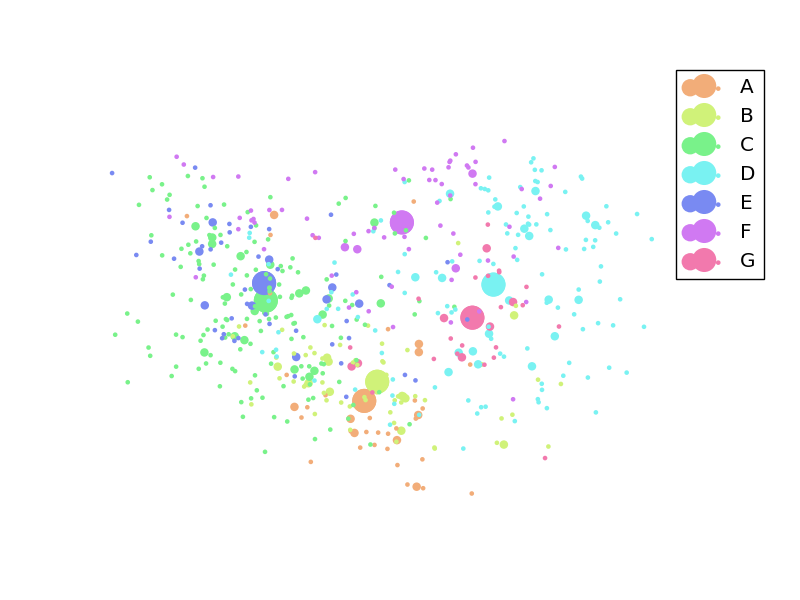
#> input picture topic_embedding/PNG/topic_lowD_embedding_ICA.png, 800 x 600 px
$ python -i lowD_embedding_tools.py   (imports and definitions only)
#> lines starting #> are read from the running program, lines starting #| are printed output that depends on the picture
import os
import pandas as pd
import json
import numpy as np
from scipy.sparse import csr_matrix, csc_matrix, lil_matrix, hstack, vstack
import copy
import re
from sklearn.feature_extraction.text import CountVectorizer, TfidfVectorizer
from sklearn.manifold import TSNE
from sklearn.decomposition import LatentDirichletAllocation
from sklearn.decomposition import PCA, IncrementalPCA, KernelPCA, FastICA
import sklearn.preprocessing
from scipy.spatial.distance import pdist, cdist, squareform
from scipy.stats.mstats import zscore
import matplotlib
import matplotlib.pyplot as plt
import time


# ========== load data csv ==========
def load_file(file_name):
    current_filepath = os.path.dirname(__file__)
    data_filepath = os.path.join(current_filepath, '../DATA/'+file_name)
    if file_name=='abstract_data.csv':
        with open(data_filepath) as datafile:
            data = pd.read_csv(datafile)
        # ========== remove duplicates ==========
        data.drop_duplicates(inplace=True)
        # ========== fields to keep ==========
        data = data[['topic', 'abstract','pres_title']]
        # get the 1,2,3 hierachy of the topics
        data['1'] = data.topic.str.extract('^\+\+(\w).*')
        data['2'] = data.topic.str.extract('^\+\+(\w\.\d\d).*')
        data['3'] = data.topic.str.extract('^\+\+(\w\.\d\d\.\w+).*')
        data.sort('3')
        # remove rows with nan topic
        data = data[data['1'].apply(lambda x: x is not np.nan)]
    elif file_name=='stopwords.txt':
        with open(data_filepath) as datafile:
            data = []
            for word in datafile.readlines():
                data.append(word)
    elif file_name == 'topic_list.csv':
        with open(data_filepath) as topicfile:
            data = pd.read_csv(topicfile)
    return(data)

# ---------- read topic info, and add full name to data ----------
def replace_topic_fullname(data):
    topic = load_file('topic_list.csv')

    data_fullname = copy.deepcopy(data)

    data1 = pd.merge(data,topic[['i','text']],how='left',left_on='1',right_on='i')
    data_fullname['1']=data1['text'].tolist()

    data2 = pd.merge(data,topic[['i','text']],how='left',left_on='2',right_on='i')
    data_fullname['2']=data2['text'].tolist()

    data3 = pd.merge(data,topic[['i','text']],how='left',left_on='3',right_on='i')
    data_fullname['3']=data3['text'].tolist()

    data_fullname = data_fullname[data_fullname['1'].apply(lambda x: x is not np.nan)]
    return [data_fullname, topic]


# ---------- get text feature ----------
# [163 lines left out: functions get_text_feature, group_mean_x, embed, embed_hierarchy, plot_embed_result, plot_embed_all_abstract and 6 more, not called in this run]

>>> import cv2
>>> picture = cv2.imread('PNG/topic_lowD_embedding_ICA.png', cv2.IMREAD_GRAYSCALE)
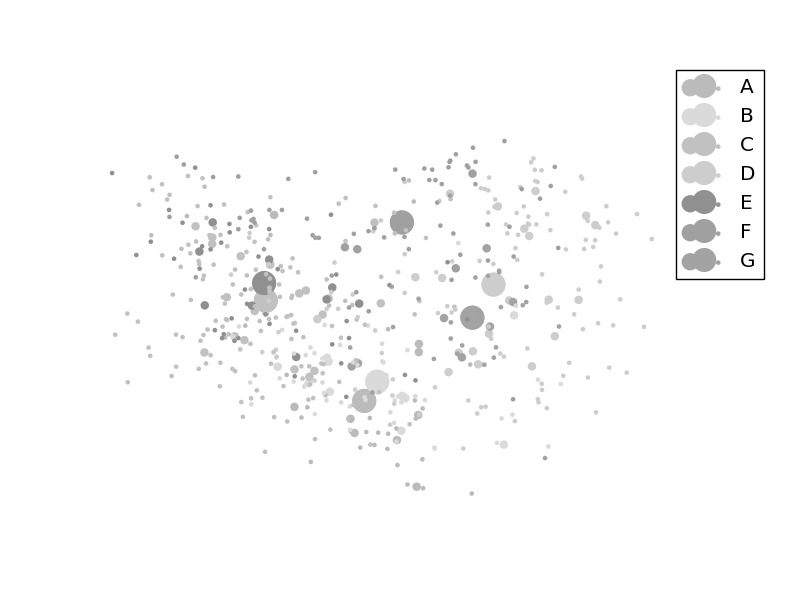
#> picture: shape (600, 800); min 0, max 255, mean 251.6
>>> result = replace_topic_fullname(picture)
#> (the run stopped early here; a loop or call above may not have finished)

$ run again, on topic_embedding/PNG/topic_lowD_embedding_KPCA.png
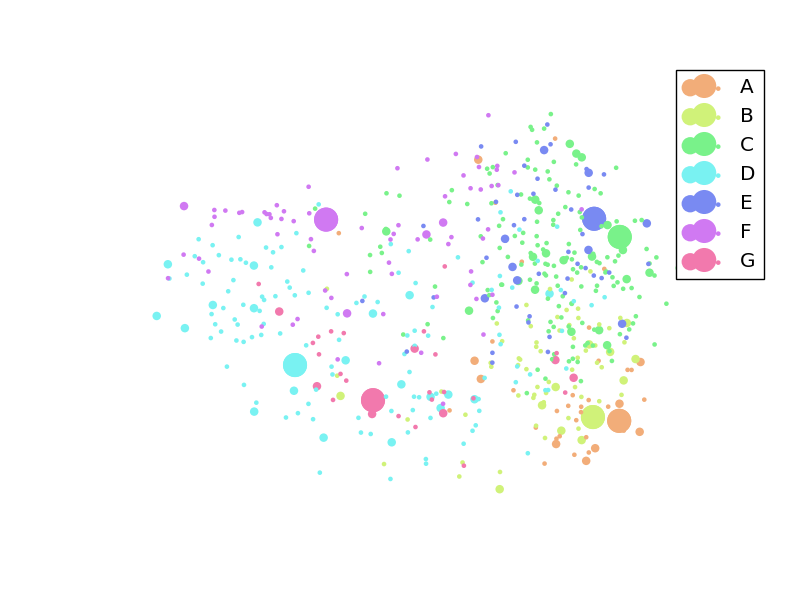
#> input picture topic_embedding/PNG/topic_lowD_embedding_KPCA.png, 800 x 600 px
#> `picture = cv2.imread('PNG/topic_lowD_embedding_ICA.png', cv2.IMREAD_GR..`:
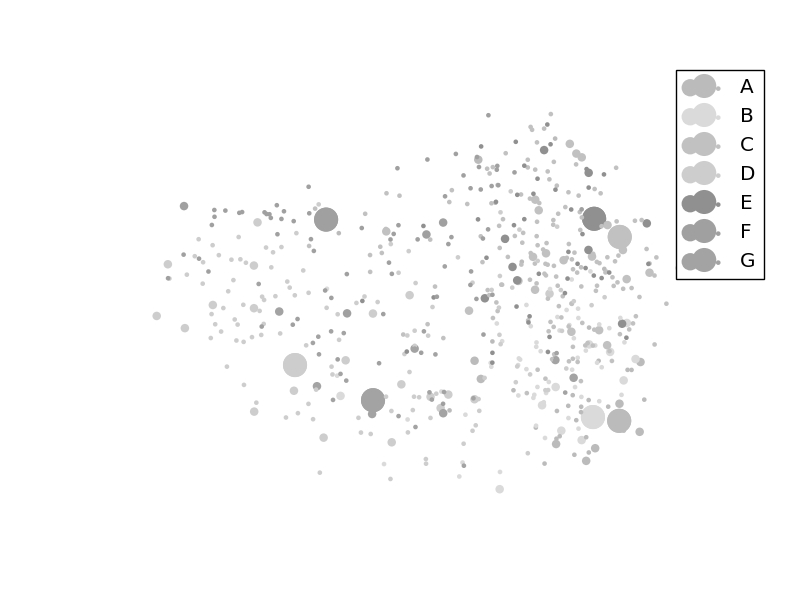
#> picture: shape (600, 800); min 0, max 255, mean 251.5

$ run again, on topic_embedding/PNG/topic_lowD_embedding_PCA.png
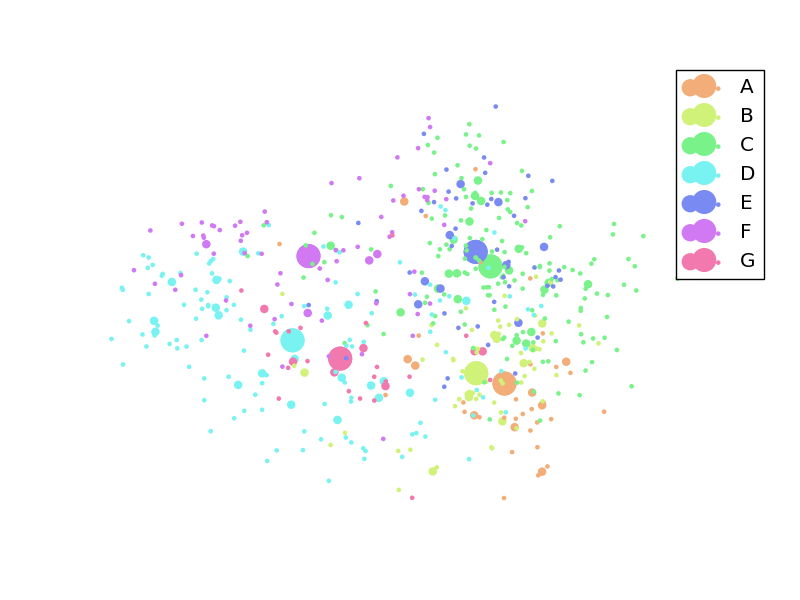
#> input picture topic_embedding/PNG/topic_lowD_embedding_PCA.png, 800 x 600 px
#> `picture = cv2.imread('PNG/topic_lowD_embedding_ICA.png', cv2.IMREAD_GR..`:
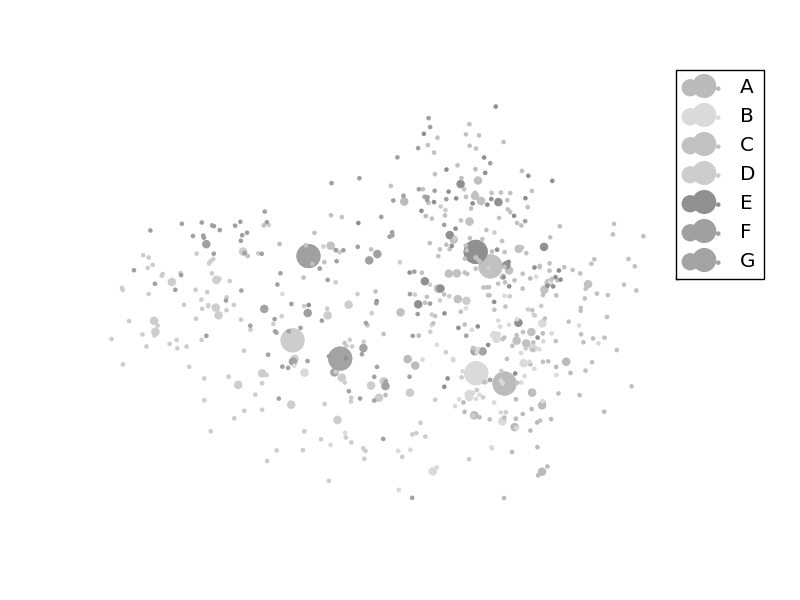
#> picture: shape (600, 800); min 0, max 255, mean 251.5

$ run again, on topic_embedding/PNG/topic_lowD_embedding_tsne.png
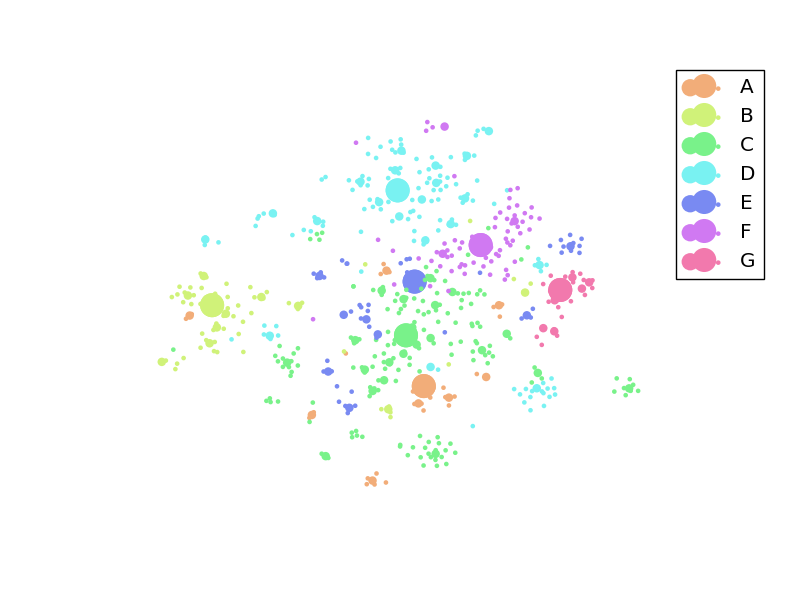
#> input picture topic_embedding/PNG/topic_lowD_embedding_tsne.png, 800 x 600 px
#> `picture = cv2.imread('PNG/topic_lowD_embedding_ICA.png', cv2.IMREAD_GR..`:
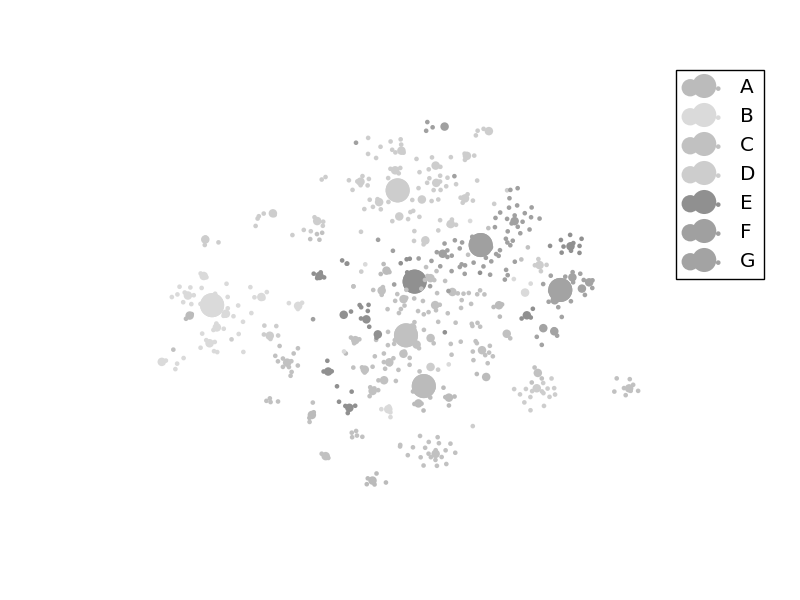
#> picture: shape (600, 800); min 0, max 255, mean 251.6
